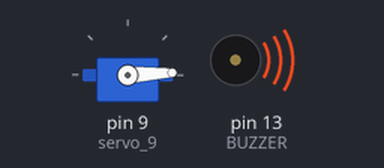
Recording of a sketch running on a simulated Arduino Uno, built with avr-gcc and run on an emulated ATmega328P. Shown: servo, buzzer (waves = sounding).

Above: at 0.05 s.
At 1.65 s:
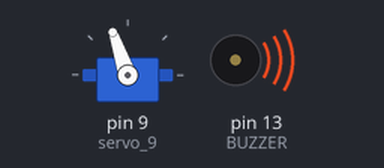
At 3.25 s:
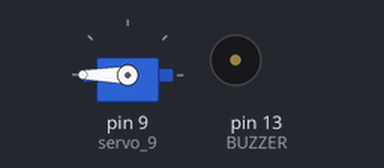
At 6.45 s:
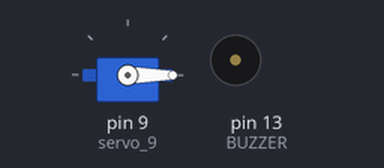
Timing chart, 0 to 8.4 s (numbered marks = the images above):
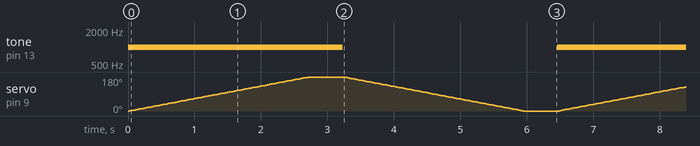

Measured:
- by itself, tone on pin 13 (BUZZER): alternates 1000 Hz for 3.2 s and silent for 3.2 s

The sketch:

Servo.ino
```cpp
#include <Servo.h>

#define BUZZER 13

int pos = 0;

Servo servo_9;

void setup()
{
  servo_9.attach(9, 500, 2500);
}
void loop()
{
  // sweep the servo from 0 to 180 degrees in steps
  // of 1 degrees
  tone(BUZZER, 1000); // Turn on buzzer
  for (pos = 0; pos <= 180; pos += 1) {
    // tell servo to go to position in variable 'pos'
    servo_9.write(pos);
    // wait 15 ms for servo to reach the position
    delay(15); // Wait for 15 millisecond(s)
  }

  delay(500);

  noTone(13); // Turn off buzzer
  for (pos = 180; pos >= 0; pos -= 1) {
    // tell servo to go to position in variable 'pos'
    servo_9.write(pos);
    // wait 15 ms for servo to reach the position
    delay(15); // Wait for 15 millisecond(s)
  }
  delay(500);
}
```
